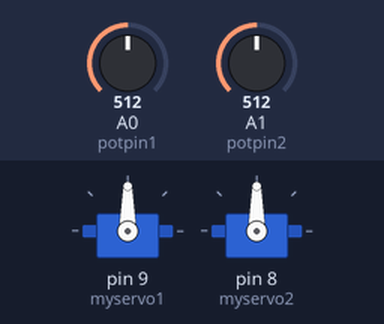
A sketch run on a simulated Arduino Uno, built with avr-gcc and run on an emulated ATmega328P. Shown: 2 × servo. Inputs (shaded band) come from the test bench; at power-on: A0 (potpin1) = 512, A1 (potpin2) = 512.

Above: at 1.2 s.
1.3 s: A0 (potpin1) set to 716
At 2.0 s:
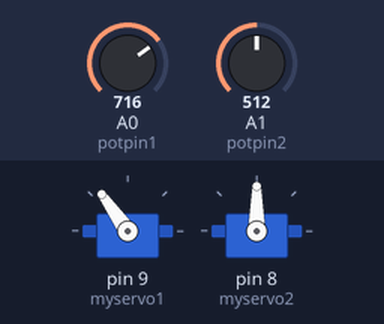
2.8 s: A1 (potpin2) set to 716
At 3.5 s:
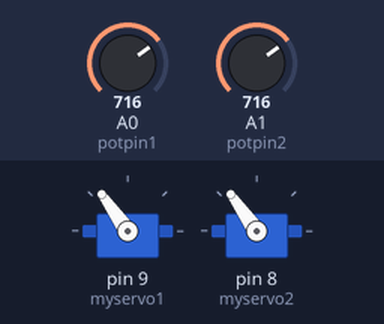
4.3 s: A0 (potpin1) set to 900
At 4.9 s:
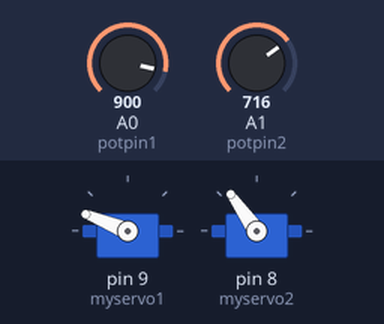
5.8 s: A1 (potpin2) set to 900
At 6.5 s:
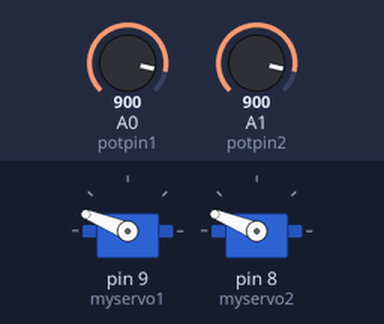
7.3 s: A0 (potpin1) set to 1023
At 7.9 s:
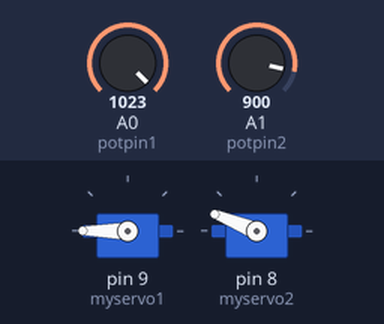
8.8 s: A1 (potpin2) set to 1023
At 9.3 s:
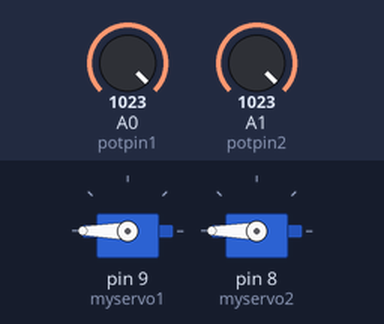
Timing chart, 0 to 11.3 s (numbered marks = the images above; inputs shaded):
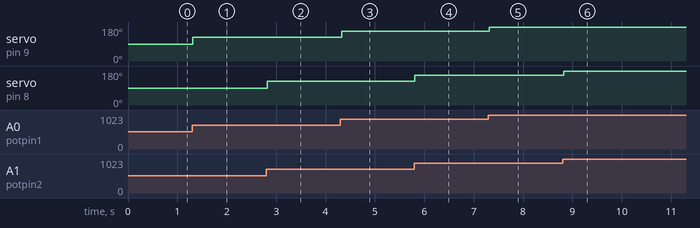

The sketch:

servos.ino
```cpp
#include <Servo.h>

Servo myservo1;  // create servo object to control a servo
Servo myservo2;
int potpin1 = A0;  // analog pin used to connect the potentiometer
int potpin2 = A1;
int val;    // variable to read the value from the analog pin

void setup() {
  myservo1.attach(9);
  myservo2.attach(8);// attaches the servo on pin 9 to the servo object
}

void loop() {
  val = analogRead(float(potpin1));            // reads the value of the potentiometer (value between 0 and 1023)
  val = map(val, 0, 1023, 0, 180);     // scale it to use it with the servo (value between 0 and 180)
  myservo1.write(val);                  // sets the servo position according to the scaled value
  delay(15); // waits for the servo to get there

  val = analogRead(float(potpin2));            // reads the value of the potentiometer (value between 0 and 1023)
  val = map(val, 0, 1023, 0, 180);     // scale it to use it with the servo (value between 0 and 180)
  myservo2.write(val);                  // sets the servo position according to the scaled value
  delay(15);

}
```

Measured:
- after the input at 1.3 s, servo on pin 9 (myservo1): 90° → 125° at once
- after the input at 2.8 s, servo on pin 8 (myservo2): 90° → 125° at once
- after the input at 4.3 s, servo on pin 9 (myservo1): 125° → 158° at once
- after the input at 5.8 s, servo on pin 8 (myservo2): 125° → 158° at once
- after the input at 7.3 s, servo on pin 9 (myservo1): 158° → 180° at once
- after the input at 8.8 s, servo on pin 8 (myservo2): 158° → 180° at once
